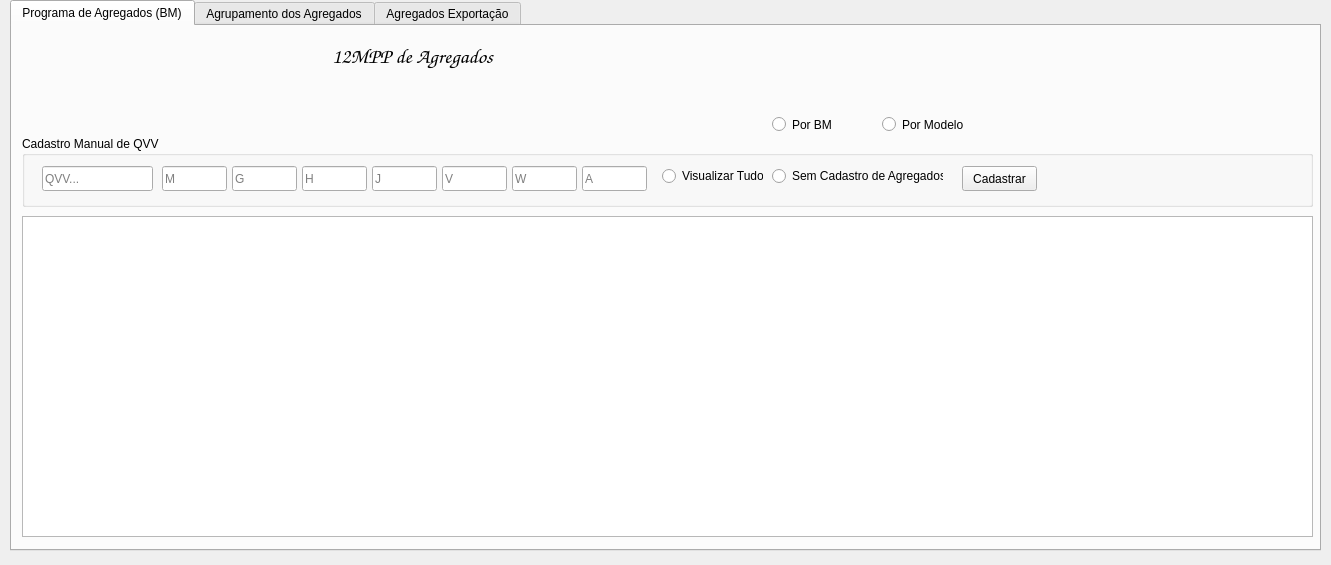
<?xml version="1.0" encoding="UTF-8"?>
<ui version="4.0">
 <class>MainWindow</class>
 <widget class="QMainWindow" name="MainWindow">
  <property name="geometry">
   <rect>
    <x>0</x>
    <y>0</y>
    <width>1331</width>
    <height>565</height>
   </rect>
  </property>
  <property name="windowTitle">
   <string>MainWindow</string>
  </property>
  <widget class="QWidget" name="centralwidget">
   <widget class="QTabWidget" name="TabAgregados">
    <property name="geometry">
     <rect>
      <x>10</x>
      <y>0</y>
      <width>1311</width>
      <height>551</height>
     </rect>
    </property>
    <property name="currentIndex">
     <number>0</number>
    </property>
    <widget class="QWidget" name="tab">
     <attribute name="title">
      <string>Programa de Agregados (BM)</string>
     </attribute>
     <widget class="QLabel" name="label">
      <property name="geometry">
       <rect>
        <x>20</x>
        <y>10</y>
        <width>761</width>
        <height>41</height>
       </rect>
      </property>
      <property name="font">
       <font>
        <family>Comic Sans MS</family>
       </font>
      </property>
      <property name="text">
       <string>&lt;html&gt;&lt;head/&gt;&lt;body&gt;&lt;p align=&quot;center&quot;&gt;&lt;span style=&quot; font-size:16pt;&quot;&gt;12MPP de Agregados&lt;/span&gt;&lt;/p&gt;&lt;/body&gt;&lt;/html&gt;</string>
      </property>
     </widget>
     <widget class="QGroupBox" name="groupBox">
      <property name="geometry">
       <rect>
        <x>10</x>
        <y>110</y>
        <width>1291</width>
        <height>71</height>
       </rect>
      </property>
      <property name="title">
       <string>Cadastro Manual de QVV</string>
      </property>
      <widget class="QLineEdit" name="LineEdit_QVV">
       <property name="geometry">
        <rect>
         <x>20</x>
         <y>30</y>
         <width>111</width>
         <height>25</height>
        </rect>
       </property>
       <property name="placeholderText">
        <string>QVV...</string>
       </property>
      </widget>
      <widget class="QLineEdit" name="LineEdit_M">
       <property name="geometry">
        <rect>
         <x>140</x>
         <y>30</y>
         <width>65</width>
         <height>25</height>
        </rect>
       </property>
       <property name="toolTip">
        <string/>
       </property>
       <property name="placeholderText">
        <string>M</string>
       </property>
       <property name="cursorMoveStyle">
        <enum>Qt::VisualMoveStyle</enum>
       </property>
      </widget>
      <widget class="QLineEdit" name="LineEdit_G">
       <property name="geometry">
        <rect>
         <x>210</x>
         <y>30</y>
         <width>65</width>
         <height>25</height>
        </rect>
       </property>
       <property name="toolTip">
        <string/>
       </property>
       <property name="placeholderText">
        <string>G</string>
       </property>
       <property name="cursorMoveStyle">
        <enum>Qt::VisualMoveStyle</enum>
       </property>
      </widget>
      <widget class="QLineEdit" name="LineEdit_H">
       <property name="geometry">
        <rect>
         <x>280</x>
         <y>30</y>
         <width>65</width>
         <height>25</height>
        </rect>
       </property>
       <property name="toolTip">
        <string/>
       </property>
       <property name="placeholderText">
        <string>H</string>
       </property>
       <property name="cursorMoveStyle">
        <enum>Qt::VisualMoveStyle</enum>
       </property>
      </widget>
      <widget class="QLineEdit" name="LineEdit_J">
       <property name="geometry">
        <rect>
         <x>350</x>
         <y>30</y>
         <width>65</width>
         <height>25</height>
        </rect>
       </property>
       <property name="toolTip">
        <string/>
       </property>
       <property name="placeholderText">
        <string>J</string>
       </property>
       <property name="cursorMoveStyle">
        <enum>Qt::VisualMoveStyle</enum>
       </property>
      </widget>
      <widget class="QLineEdit" name="LineEdit_V">
       <property name="geometry">
        <rect>
         <x>420</x>
         <y>30</y>
         <width>65</width>
         <height>25</height>
        </rect>
       </property>
       <property name="toolTip">
        <string/>
       </property>
       <property name="placeholderText">
        <string>V</string>
       </property>
       <property name="cursorMoveStyle">
        <enum>Qt::VisualMoveStyle</enum>
       </property>
      </widget>
      <widget class="QLineEdit" name="LineEdit_W">
       <property name="geometry">
        <rect>
         <x>490</x>
         <y>30</y>
         <width>65</width>
         <height>25</height>
        </rect>
       </property>
       <property name="toolTip">
        <string/>
       </property>
       <property name="placeholderText">
        <string>W</string>
       </property>
       <property name="cursorMoveStyle">
        <enum>Qt::VisualMoveStyle</enum>
       </property>
      </widget>
      <widget class="QLineEdit" name="LineEdit_A">
       <property name="geometry">
        <rect>
         <x>560</x>
         <y>30</y>
         <width>65</width>
         <height>25</height>
        </rect>
       </property>
       <property name="toolTip">
        <string/>
       </property>
       <property name="placeholderText">
        <string>A</string>
       </property>
       <property name="cursorMoveStyle">
        <enum>Qt::VisualMoveStyle</enum>
       </property>
      </widget>
      <widget class="QPushButton" name="Button_Cadastrar">
       <property name="geometry">
        <rect>
         <x>940</x>
         <y>30</y>
         <width>75</width>
         <height>25</height>
        </rect>
       </property>
       <property name="text">
        <string>Cadastrar</string>
       </property>
      </widget>
      <widget class="QRadioButton" name="RadioButton_NotFound">
       <property name="geometry">
        <rect>
         <x>750</x>
         <y>30</y>
         <width>171</width>
         <height>20</height>
        </rect>
       </property>
       <property name="text">
        <string>Sem Cadastro de Agregados</string>
       </property>
      </widget>
      <widget class="QRadioButton" name="RadioButton_Tudo">
       <property name="geometry">
        <rect>
         <x>640</x>
         <y>30</y>
         <width>101</width>
         <height>20</height>
        </rect>
       </property>
       <property name="text">
        <string>Visualizar Tudo</string>
       </property>
      </widget>
     </widget>
     <widget class="QTableView" name="TableView_QVV">
      <property name="geometry">
       <rect>
        <x>10</x>
        <y>190</y>
        <width>1291</width>
        <height>321</height>
       </rect>
      </property>
      <property name="font">
       <font>
        <family>Comic Sans MS</family>
        <pointsize>7</pointsize>
       </font>
      </property>
     </widget>
     <widget class="QRadioButton" name="RadioButton_BM">
      <property name="geometry">
       <rect>
        <x>760</x>
        <y>90</y>
        <width>82</width>
        <height>17</height>
       </rect>
      </property>
      <property name="text">
       <string>Por BM</string>
      </property>
     </widget>
     <widget class="QRadioButton" name="RadioButton_Modelo">
      <property name="geometry">
       <rect>
        <x>870</x>
        <y>90</y>
        <width>82</width>
        <height>17</height>
       </rect>
      </property>
      <property name="text">
       <string>Por Modelo</string>
      </property>
     </widget>
    </widget>
    <widget class="QWidget" name="tab_2">
     <attribute name="title">
      <string>Agrupamento dos Agregados</string>
     </attribute>
     <widget class="QTableView" name="TableView_Categoria_Agr">
      <property name="geometry">
       <rect>
        <x>10</x>
        <y>190</y>
        <width>451</width>
        <height>321</height>
       </rect>
      </property>
     </widget>
     <widget class="QLabel" name="label_2">
      <property name="geometry">
       <rect>
        <x>10</x>
        <y>0</y>
        <width>451</width>
        <height>41</height>
       </rect>
      </property>
      <property name="font">
       <font>
        <family>Comic Sans MS</family>
       </font>
      </property>
      <property name="text">
       <string>&lt;html&gt;&lt;head/&gt;&lt;body&gt;&lt;p align=&quot;center&quot;&gt;&lt;span style=&quot; font-size:16pt;&quot;&gt;Agrupamento de Agregados&lt;/span&gt;&lt;/p&gt;&lt;/body&gt;&lt;/html&gt;</string>
      </property>
     </widget>
     <widget class="QGroupBox" name="groupBox_2">
      <property name="geometry">
       <rect>
        <x>10</x>
        <y>110</y>
        <width>451</width>
        <height>71</height>
       </rect>
      </property>
      <property name="title">
       <string>Categoria de Agregados</string>
      </property>
      <widget class="QLineEdit" name="LineEdit_BM">
       <property name="geometry">
        <rect>
         <x>10</x>
         <y>30</y>
         <width>111</width>
         <height>25</height>
        </rect>
       </property>
       <property name="placeholderText">
        <string>BM...</string>
       </property>
      </widget>
      <widget class="QLineEdit" name="LineEdit_Tipo_agr">
       <property name="geometry">
        <rect>
         <x>130</x>
         <y>30</y>
         <width>151</width>
         <height>25</height>
        </rect>
       </property>
       <property name="placeholderText">
        <string>Modelo...</string>
       </property>
      </widget>
      <widget class="QLineEdit" name="LineEdit_Linha_agr">
       <property name="geometry">
        <rect>
         <x>290</x>
         <y>30</y>
         <width>51</width>
         <height>25</height>
        </rect>
       </property>
       <property name="placeholderText">
        <string>Linha...</string>
       </property>
      </widget>
      <widget class="QPushButton" name="Button_Cadastrar_Agregado">
       <property name="geometry">
        <rect>
         <x>360</x>
         <y>30</y>
         <width>75</width>
         <height>25</height>
        </rect>
       </property>
       <property name="text">
        <string>Cadastrar</string>
       </property>
      </widget>
     </widget>
    </widget>
    <widget class="QWidget" name="tab_3">
     <attribute name="title">
      <string>Agregados Exportação</string>
     </attribute>
     <widget class="QGroupBox" name="groupBox_3">
      <property name="geometry">
       <rect>
        <x>10</x>
        <y>50</y>
        <width>451</width>
        <height>131</height>
       </rect>
      </property>
      <property name="title">
       <string>Categoria de Agregados</string>
      </property>
      <widget class="QLineEdit" name="LineEdit_Exp_Variante">
       <property name="geometry">
        <rect>
         <x>10</x>
         <y>30</y>
         <width>141</width>
         <height>25</height>
        </rect>
       </property>
       <property name="placeholderText">
        <string>Variante...</string>
       </property>
      </widget>
      <widget class="QLineEdit" name="LineEdit_Exp_BM">
       <property name="geometry">
        <rect>
         <x>160</x>
         <y>30</y>
         <width>71</width>
         <height>25</height>
        </rect>
       </property>
       <property name="placeholderText">
        <string>BM...</string>
       </property>
      </widget>
      <widget class="QLineEdit" name="LineEdit__Exp_Agregado">
       <property name="geometry">
        <rect>
         <x>240</x>
         <y>30</y>
         <width>71</width>
         <height>25</height>
        </rect>
       </property>
       <property name="placeholderText">
        <string>Agregado...</string>
       </property>
      </widget>
      <widget class="QPushButton" name="Button_Cadastrar_Agregado_Exp">
       <property name="geometry">
        <rect>
         <x>330</x>
         <y>30</y>
         <width>91</width>
         <height>81</height>
        </rect>
       </property>
       <property name="text">
        <string>Cadastrar</string>
       </property>
      </widget>
      <widget class="QLineEdit" name="LineEdit_Exp_Tipo">
       <property name="geometry">
        <rect>
         <x>10</x>
         <y>80</y>
         <width>141</width>
         <height>25</height>
        </rect>
       </property>
       <property name="placeholderText">
        <string>Tipo...</string>
       </property>
      </widget>
      <widget class="QLineEdit" name="LineEdit_Exp_Serie">
       <property name="geometry">
        <rect>
         <x>170</x>
         <y>80</y>
         <width>141</width>
         <height>25</height>
        </rect>
       </property>
       <property name="placeholderText">
        <string>Serie...</string>
       </property>
      </widget>
     </widget>
     <widget class="QTableView" name="TableView_Exp">
      <property name="geometry">
       <rect>
        <x>10</x>
        <y>190</y>
        <width>451</width>
        <height>321</height>
       </rect>
      </property>
     </widget>
     <widget class="QLabel" name="label_3">
      <property name="geometry">
       <rect>
        <x>0</x>
        <y>0</y>
        <width>451</width>
        <height>41</height>
       </rect>
      </property>
      <property name="font">
       <font>
        <family>Comic Sans MS</family>
       </font>
      </property>
      <property name="text">
       <string>&lt;html&gt;&lt;head/&gt;&lt;body&gt;&lt;p align=&quot;center&quot;&gt;&lt;span style=&quot; font-size:16pt;&quot;&gt;Agregados Exportação&lt;/span&gt;&lt;/p&gt;&lt;/body&gt;&lt;/html&gt;</string>
      </property>
     </widget>
    </widget>
   </widget>
  </widget>
 </widget>
 <resources/>
 <connections/>
</ui>
